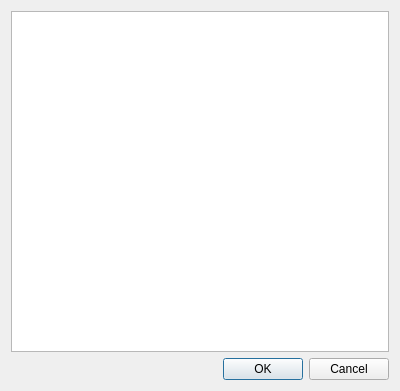
<?xml version="1.0" encoding="UTF-8"?>
<ui version="4.0">
 <class>MyBackupToUSB</class>
 <widget class="QDialog" name="MyBackupToUSB">
  <property name="geometry">
   <rect>
    <x>0</x>
    <y>0</y>
    <width>400</width>
    <height>391</height>
   </rect>
  </property>
  <property name="windowTitle">
   <string>Dialog</string>
  </property>
  <layout class="QVBoxLayout" name="verticalLayout">
   <item>
    <widget class="QListWidget" name="listWidget"/>
   </item>
   <item>
    <layout class="QHBoxLayout" name="horizontalLayout">
     <item>
      <spacer name="horizontalSpacer">
       <property name="orientation">
        <enum>Qt::Horizontal</enum>
       </property>
       <property name="sizeHint" stdset="0">
        <size>
         <width>40</width>
         <height>20</height>
        </size>
       </property>
      </spacer>
     </item>
     <item>
      <widget class="QDialogButtonBox" name="buttonBox">
       <property name="standardButtons">
        <set>QDialogButtonBox::Cancel|QDialogButtonBox::Ok</set>
       </property>
      </widget>
     </item>
    </layout>
   </item>
  </layout>
 </widget>
 <resources/>
 <connections/>
</ui>
